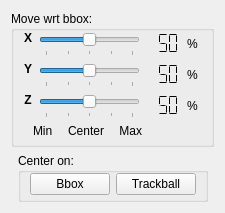
     <widget class="QWidget" name="originTab" >
      <attribute name="title" >
       <string>Origin</string>
      </attribute>
      <layout class="QVBoxLayout" >
       <item>
        <widget class="QGroupBox" name="moveWrtBboxGroupBox" >
         <property name="sizePolicy" >
          <sizepolicy vsizetype="Minimum" hsizetype="Minimum" >
           <horstretch>0</horstretch>
           <verstretch>0</verstretch>
          </sizepolicy>
         </property>
         <property name="title" >
          <string>Move wrt bbox:</string>
         </property>
         <layout class="QVBoxLayout" >
          <property name="topMargin" >
           <number>0</number>
          </property>
          <property name="bottomMargin" >
           <number>0</number>
          </property>
          <item>
           <layout class="QHBoxLayout" >
            <item>
             <widget class="QLabel" name="bboxXLabel" >
              <property name="minimumSize" >
               <size>
                <width>10</width>
                <height>25</height>
               </size>
              </property>
              <property name="maximumSize" >
               <size>
                <width>10</width>
                <height>25</height>
               </size>
              </property>
              <property name="font" >
               <font>
                <weight>75</weight>
                <bold>true</bold>
               </font>
              </property>
              <property name="text" >
               <string>X</string>
              </property>
              <property name="alignment" >
               <set>Qt::AlignHCenter|Qt::AlignTop</set>
              </property>
             </widget>
            </item>
            <item>
             <widget class="QSlider" name="bboxXSlider" >
              <property name="sizePolicy" >
               <sizepolicy vsizetype="Minimum" hsizetype="Expanding" >
                <horstretch>0</horstretch>
                <verstretch>0</verstretch>
               </sizepolicy>
              </property>
              <property name="minimumSize" >
               <size>
                <width>101</width>
                <height>25</height>
               </size>
              </property>
              <property name="minimum" >
               <number>0</number>
              </property>
              <property name="maximum" >
               <number>100</number>
              </property>
              <property name="singleStep" >
               <number>1</number>
              </property>
              <property name="pageStep" >
               <number>1</number>
              </property>
              <property name="value" >
               <number>50</number>
              </property>
              <property name="orientation" >
               <enum>Qt::Horizontal</enum>
              </property>
              <property name="tickPosition" >
               <enum>QSlider::TicksBelow</enum>
              </property>
              <property name="tickInterval" >
               <number>25</number>
              </property>
             </widget>
            </item>
            <item>
             <widget class="QLCDNumber" name="bboxXLcdNumber" >
              <property name="minimumSize" >
               <size>
                <width>35</width>
                <height>25</height>
               </size>
              </property>
              <property name="maximumSize" >
               <size>
                <width>35</width>
                <height>25</height>
               </size>
              </property>
              <property name="font" >
               <font>
                <pointsize>2</pointsize>
               </font>
              </property>
              <property name="frameShape" >
               <enum>QFrame::NoFrame</enum>
              </property>
              <property name="frameShadow" >
               <enum>QFrame::Plain</enum>
              </property>
              <property name="lineWidth" >
               <number>0</number>
              </property>
              <property name="numDigits" >
               <number>3</number>
              </property>
              <property name="segmentStyle" >
               <enum>QLCDNumber::Flat</enum>
              </property>
              <property name="value" stdset="0" >
               <double>50.000000000000000</double>
              </property>
             </widget>
            </item>
            <item>
             <widget class="QLabel" name="bboxXLabel2" >
              <property name="minimumSize" >
               <size>
                <width>15</width>
                <height>25</height>
               </size>
              </property>
              <property name="maximumSize" >
               <size>
                <width>15</width>
                <height>25</height>
               </size>
              </property>
              <property name="text" >
               <string>%</string>
              </property>
              <property name="alignment" >
               <set>Qt::AlignLeading|Qt::AlignLeft|Qt::AlignVCenter</set>
              </property>
             </widget>
            </item>
           </layout>
          </item>
          <item>
           <layout class="QHBoxLayout" >
            <item>
             <widget class="QLabel" name="bboxYLabel" >
              <property name="minimumSize" >
               <size>
                <width>10</width>
                <height>25</height>
               </size>
              </property>
              <property name="maximumSize" >
               <size>
                <width>10</width>
                <height>25</height>
               </size>
              </property>
              <property name="font" >
               <font>
                <weight>75</weight>
                <bold>true</bold>
               </font>
              </property>
              <property name="text" >
               <string>Y</string>
              </property>
              <property name="alignment" >
               <set>Qt::AlignHCenter|Qt::AlignTop</set>
              </property>
             </widget>
            </item>
            <item>
             <widget class="QSlider" name="bboxYSlider" >
              <property name="sizePolicy" >
               <sizepolicy vsizetype="Minimum" hsizetype="Expanding" >
                <horstretch>0</horstretch>
                <verstretch>0</verstretch>
               </sizepolicy>
              </property>
              <property name="minimumSize" >
               <size>
                <width>101</width>
                <height>25</height>
               </size>
              </property>
              <property name="minimum" >
               <number>0</number>
              </property>
              <property name="maximum" >
               <number>100</number>
              </property>
              <property name="singleStep" >
               <number>1</number>
              </property>
              <property name="pageStep" >
               <number>1</number>
              </property>
              <property name="value" >
               <number>50</number>
              </property>
              <property name="orientation" >
               <enum>Qt::Horizontal</enum>
              </property>
              <property name="tickPosition" >
               <enum>QSlider::TicksBelow</enum>
              </property>
              <property name="tickInterval" >
               <number>25</number>
              </property>
             </widget>
            </item>
            <item>
             <widget class="QLCDNumber" name="bboxYLcdNumber" >
              <property name="minimumSize" >
               <size>
                <width>35</width>
                <height>25</height>
               </size>
              </property>
              <property name="maximumSize" >
               <size>
                <width>35</width>
                <height>25</height>
               </size>
              </property>
              <property name="font" >
               <font>
                <pointsize>2</pointsize>
               </font>
              </property>
              <property name="frameShape" >
               <enum>QFrame::NoFrame</enum>
              </property>
              <property name="frameShadow" >
               <enum>QFrame::Plain</enum>
              </property>
              <property name="lineWidth" >
               <number>0</number>
              </property>
              <property name="numDigits" >
               <number>3</number>
              </property>
              <property name="segmentStyle" >
               <enum>QLCDNumber::Flat</enum>
              </property>
              <property name="value" stdset="0" >
               <double>50.000000000000000</double>
              </property>
             </widget>
            </item>
            <item>
             <widget class="QLabel" name="bboxYLabel2" >
              <property name="minimumSize" >
               <size>
                <width>15</width>
                <height>25</height>
               </size>
              </property>
              <property name="maximumSize" >
               <size>
                <width>15</width>
                <height>25</height>
               </size>
              </property>
              <property name="text" >
               <string>%</string>
              </property>
              <property name="alignment" >
               <set>Qt::AlignLeading|Qt::AlignLeft|Qt::AlignVCenter</set>
              </property>
             </widget>
            </item>
           </layout>
          </item>
          <item>
           <layout class="QHBoxLayout" >
            <item>
             <widget class="QLabel" name="bboxZLabel" >
              <property name="minimumSize" >
               <size>
                <width>10</width>
                <height>25</height>
               </size>
              </property>
              <property name="maximumSize" >
               <size>
                <width>10</width>
                <height>25</height>
               </size>
              </property>
              <property name="font" >
               <font>
                <weight>75</weight>
                <bold>true</bold>
               </font>
              </property>
              <property name="text" >
               <string>Z</string>
              </property>
              <property name="alignment" >
               <set>Qt::AlignHCenter|Qt::AlignTop</set>
              </property>
             </widget>
            </item>
            <item>
             <widget class="QSlider" name="bboxZSlider" >
              <property name="sizePolicy" >
               <sizepolicy vsizetype="Minimum" hsizetype="Expanding" >
                <horstretch>0</horstretch>
                <verstretch>0</verstretch>
               </sizepolicy>
              </property>
              <property name="minimumSize" >
               <size>
                <width>101</width>
                <height>25</height>
               </size>
              </property>
              <property name="minimum" >
               <number>0</number>
              </property>
              <property name="maximum" >
               <number>100</number>
              </property>
              <property name="singleStep" >
               <number>1</number>
              </property>
              <property name="pageStep" >
               <number>1</number>
              </property>
              <property name="value" >
               <number>50</number>
              </property>
              <property name="orientation" >
               <enum>Qt::Horizontal</enum>
              </property>
              <property name="tickPosition" >
               <enum>QSlider::TicksBelow</enum>
              </property>
              <property name="tickInterval" >
               <number>25</number>
              </property>
             </widget>
            </item>
            <item>
             <widget class="QLCDNumber" name="bboxZLcdNumber" >
              <property name="minimumSize" >
               <size>
                <width>35</width>
                <height>25</height>
               </size>
              </property>
              <property name="maximumSize" >
               <size>
                <width>35</width>
                <height>25</height>
               </size>
              </property>
              <property name="font" >
               <font>
                <pointsize>2</pointsize>
               </font>
              </property>
              <property name="frameShape" >
               <enum>QFrame::NoFrame</enum>
              </property>
              <property name="frameShadow" >
               <enum>QFrame::Plain</enum>
              </property>
              <property name="lineWidth" >
               <number>0</number>
              </property>
              <property name="numDigits" >
               <number>3</number>
              </property>
              <property name="segmentStyle" >
               <enum>QLCDNumber::Flat</enum>
              </property>
              <property name="value" stdset="0" >
               <double>50.000000000000000</double>
              </property>
             </widget>
            </item>
            <item>
             <widget class="QLabel" name="bboxZLabel2" >
              <property name="minimumSize" >
               <size>
                <width>15</width>
                <height>25</height>
               </size>
              </property>
              <property name="maximumSize" >
               <size>
                <width>15</width>
                <height>25</height>
               </size>
              </property>
              <property name="text" >
               <string>%</string>
              </property>
              <property name="alignment" >
               <set>Qt::AlignLeading|Qt::AlignLeft|Qt::AlignVCenter</set>
              </property>
             </widget>
            </item>
           </layout>
          </item>
          <item>
           <layout class="QHBoxLayout" >
            <item>
             <spacer>
              <property name="orientation" >
               <enum>Qt::Horizontal</enum>
              </property>
              <property name="sizeType" >
               <enum>QSizePolicy::Minimum</enum>
              </property>
              <property name="sizeHint" >
               <size>
                <width>10</width>
                <height>20</height>
               </size>
              </property>
             </spacer>
            </item>
            <item>
             <widget class="QLabel" name="bboxMinLabel" >
              <property name="text" >
               <string>Min</string>
              </property>
              <property name="alignment" >
               <set>Qt::AlignLeading|Qt::AlignLeft|Qt::AlignTop</set>
              </property>
             </widget>
            </item>
            <item>
             <spacer>
              <property name="orientation" >
               <enum>Qt::Horizontal</enum>
              </property>
              <property name="sizeHint" >
               <size>
                <width>0</width>
                <height>20</height>
               </size>
              </property>
             </spacer>
            </item>
            <item>
             <widget class="QLabel" name="bboxCenterLabel" >
              <property name="text" >
               <string>Center</string>
              </property>
              <property name="alignment" >
               <set>Qt::AlignLeading|Qt::AlignLeft|Qt::AlignTop</set>
              </property>
             </widget>
            </item>
            <item>
             <spacer>
              <property name="orientation" >
               <enum>Qt::Horizontal</enum>
              </property>
              <property name="sizeHint" >
               <size>
                <width>0</width>
                <height>20</height>
               </size>
              </property>
             </spacer>
            </item>
            <item>
             <widget class="QLabel" name="bboxMaxLabel" >
              <property name="text" >
               <string>Max</string>
              </property>
              <property name="alignment" >
               <set>Qt::AlignRight|Qt::AlignTop|Qt::AlignTrailing</set>
              </property>
             </widget>
            </item>
            <item>
             <spacer>
              <property name="orientation" >
               <enum>Qt::Horizontal</enum>
              </property>
              <property name="sizeType" >
               <enum>QSizePolicy::Minimum</enum>
              </property>
              <property name="sizeHint" >
               <size>
                <width>60</width>
                <height>20</height>
               </size>
              </property>
             </spacer>
            </item>
           </layout>
          </item>
         </layout>
        </widget>
       </item>
       <item>
        <layout class="QHBoxLayout" >
         <item>
          <spacer>
           <property name="orientation" >
            <enum>Qt::Horizontal</enum>
           </property>
           <property name="sizeHint" >
            <size>
             <width>0</width>
             <height>20</height>
            </size>
           </property>
          </spacer>
         </item>
         <item>
          <widget class="QGroupBox" name="centerOnGroupBox" >
           <property name="title" >
            <string>Center on:</string>
           </property>
           <layout class="QHBoxLayout" >
            <property name="topMargin" >
             <number>0</number>
            </property>
            <property name="bottomMargin" >
             <number>4</number>
            </property>
            <item>
             <widget class="QPushButton" name="centerOnBboxPushButton" >
              <property name="text" >
               <string>Bbox</string>
              </property>
             </widget>
            </item>
            <item>
             <widget class="QPushButton" name="centerOnTrackballPushButton" >
              <property name="text" >
               <string>Trackball</string>
              </property>
             </widget>
            </item>
           </layout>
          </widget>
         </item>
         <item>
          <spacer>
           <property name="orientation" >
            <enum>Qt::Horizontal</enum>
           </property>
           <property name="sizeHint" >
            <size>
             <width>0</width>
             <height>20</height>
            </size>
           </property>
          </spacer>
         </item>
        </layout>
       </item>
       <item>
        <spacer>
         <property name="orientation" >
          <enum>Qt::Vertical</enum>
         </property>
         <property name="sizeType" >
          <enum>QSizePolicy::MinimumExpanding</enum>
         </property>
         <property name="sizeHint" >
          <size>
           <width>20</width>
           <height>0</height>
          </size>
         </property>
        </spacer>
       </item>
      </layout>
     </widget>
